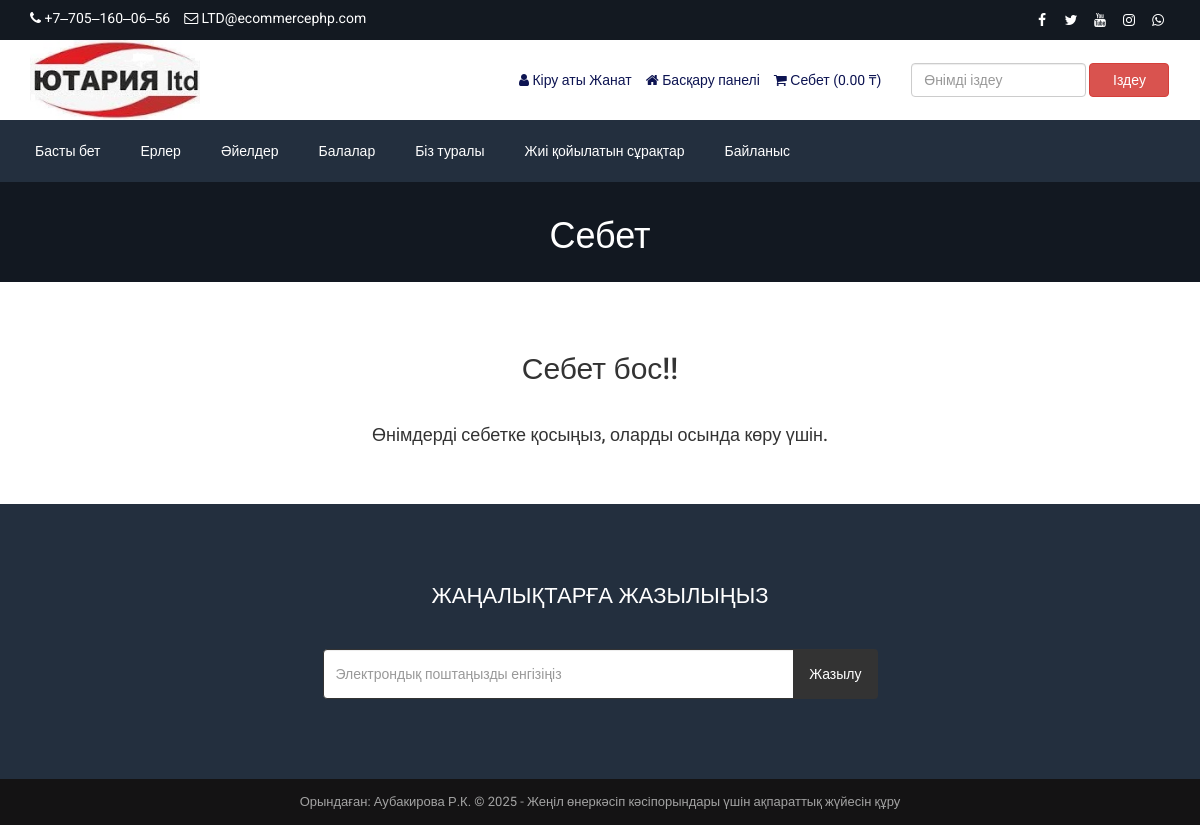
/cart.php (signed in), run on the app's committed database.
### tables this page shows
CREATE TABLE `tbl_settings` (
  `id` int(11) NOT NULL,
  `logo` varchar(255) NOT NULL,
  `favicon` varchar(255) NOT NULL,
  `footer_about` text NOT NULL,
  `footer_copyright` text NOT NULL,
  `contact_address` text NOT NULL,
  `contact_email` varchar(255) NOT NULL,
  `contact_phone` varchar(255) NOT NULL,
  `contact_fax` varchar(255) NOT NULL,
  `contact_map_iframe` text NOT NULL,
  `receive_email` varchar(255) NOT NULL,
  `receive_email_subject` varchar(255) NOT NULL,
  `receive_email_thank_you_message` text NOT NULL,
  `forget_password_message` text NOT NULL,
  `total_recent_post_footer` int(10) NOT NULL,
  `total_popular_post_footer` int(10) NOT NULL,
  `total_recent_post_sidebar` int(11) NOT NULL,
  `total_popular_post_sidebar` int(11) NOT NULL,
  `total_featured_product_home` int(11) NOT NULL,
  `total_latest_product_home` int(11) NOT NULL,
  `total_popular_product_home` int(11) NOT NULL,
  `meta_title_home` text NOT NULL,
  `meta_keyword_home` text NOT NULL,
  `meta_description_home` text NOT NULL,
  `banner_login` varchar(255) NOT NULL,
  `banner_registration` varchar(255) NOT NULL,
  `banner_forget_password` varchar(255) NOT NULL,
  `banner_reset_password` varchar(255) NOT NULL,
  `banner_search` varchar(255) NOT NULL,
  `banner_cart` varchar(255) NOT NULL,
  `banner_checkout` varchar(255) NOT NULL,
  `banner_product_category` varchar(255) NOT NULL,
  `banner_blog` varchar(255) NOT NULL,
  `cta_title` varchar(255) NOT NULL,
  `cta_content` text NOT NULL,
  `cta_read_more_text` varchar(255) NOT NULL,
  `cta_read_more_url` varchar(255) NOT NULL,
  `cta_photo` varchar(255) NOT NULL,
  `featured_product_title` varchar(255) NOT NULL,
  `featured_product_subtitle` varchar(255) NOT NULL,
  `latest_product_title` varchar(255) NOT NULL,
  `latest_product_subtitle` varchar(255) NOT NULL,
  `popular_product_title` varchar(255) NOT NULL,
  `popular_product_subtitle` varchar(255) NOT NULL,
  `testimonial_title` varchar(255) NOT NULL,
  `testimonial_subtitle` varchar(255) NOT NULL,
  `testimonial_photo` varchar(255) NOT NULL,
  `blog_title` varchar(255) NOT NULL,
  `blog_subtitle` varchar(255) NOT NULL,
  `newsletter_text` text NOT NULL,
  `paypal_email` varchar(255) NOT NULL,
  `stripe_public_key` varchar(255) NOT NULL,
  `stripe_secret_key` varchar(255) NOT NULL,
  `bank_detail` text NOT NULL,
  `before_head` text NOT NULL,
  `after_body` text NOT NULL,
  `before_body` text NOT NULL,
  `home_service_on_off` int(11) NOT NULL,
  `home_welcome_on_off` int(11) NOT NULL,
  `home_featured_product_on_off` int(11) NOT NULL,
  `home_latest_product_on_off` int(11) NOT NULL,
  `home_popular_product_on_off` int(11) NOT NULL,
  `home_testimonial_on_off` int(11) NOT NULL,
  `home_blog_on_off` int(11) NOT NULL,
  `newsletter_on_off` int(11) NOT NULL,
  `ads_above_welcome_on_off` int(1) NOT NULL,
  `ads_above_featured_product_on_off` int(1) NOT NULL,
  `ads_above_latest_product_on_off` int(1) NOT NULL,
  `ads_above_popular_product_on_off` int(1) NOT NULL,
  `ads_above_testimonial_on_off` int(1) NOT NULL,
  `ads_category_sidebar_on_off` int(1) NOT NULL
);

CREATE TABLE `tbl_social` (
  `social_id` int(11) NOT NULL,
  `social_name` varchar(30) NOT NULL,
  `social_url` varchar(255) NOT NULL,
  `social_icon` varchar(30) NOT NULL
);

CREATE TABLE `tbl_top_category` (
  `tcat_id` int(11) NOT NULL,
  `tcat_name` varchar(255) NOT NULL,
  `show_on_menu` int(1) NOT NULL
);

### cart.php (the view, shortened to what this page needs)
<?php require_once('header.php'); ?>
<?php
$statement = $pdo->prepare("SELECT * FROM tbl_settings WHERE id=1");
$statement->execute();
$result = $statement->fetchAll(PDO::FETCH_ASSOC);
foreach ($result as $row) {
    $banner_cart = $row['banner_cart'];
}
?>
<div class="page-banner" style="background-image: url(assets/uploads/<?php echo $banner_cart; ?>)">
    <div class="overlay"></div>
    <div class="page-banner-inner">
        <h1><?php echo LANG_VALUE_18; ?></h1>
    </div>
</div>
<div class="page">
    <div class="container">
        <div class="row">
            <div class="col-md-12">
                <?php if(!isset($_SESSION['cart_p_id'])): ?>
                    <?php echo '<h2 class="text-center">Себет бос!!</h2></br>'; ?>
                    <?php echo '<h4 class="text-center">Өнімдерді себетке қосыңыз, оларды осында көру үшін.</h4>'; ?>
                <?php endif; ?>
            </div>
        </div>
    </div>
</div>
<?php require_once('footer.php'); ?>

### header.php (shortened to what this page needs)
<?php
include("admin/inc/config.php");
$statement = $pdo->prepare("SELECT * FROM tbl_settings WHERE id=1");
$statement->execute();
$result = $statement->fetchAll(PDO::FETCH_ASSOC);
foreach ($result as $row)
{
	$logo = $row['logo'];
	$contact_email = $row['contact_email'];
	$contact_phone = $row['contact_phone'];
}
?>
<!DOCTYPE html>
<html lang="en">
<head>
	<link rel="stylesheet" href="assets/css/bootstrap.min.css">
	<link rel="stylesheet" href="assets/css/font-awesome.min.css">
	<link rel="stylesheet" href="assets/css/owl.carousel.min.css">
	<link rel="stylesheet" href="assets/css/owl.theme.default.min.css">
	<link rel="stylesheet" href="assets/css/jquery.bxslider.min.css">
    <link rel="stylesheet" href="assets/css/magnific-popup.css">
    <link rel="stylesheet" href="assets/css/rating.css">
	<link rel="stylesheet" href="assets/css/spacing.css">
	<link rel="stylesheet" href="assets/css/bootstrap-touch-slider.css">
	<link rel="stylesheet" href="assets/css/animate.min.css">
	<link rel="stylesheet" href="assets/css/tree-menu.css">
	<link rel="stylesheet" href="assets/css/select2.min.css">
	<link rel="stylesheet" href="assets/css/main.css">
	<link rel="stylesheet" href="assets/css/responsive.css">
</head>
<body>
<div class="top">
	<div class="container">
		<div class="row">
			<div class="col-md-6 col-sm-6 col-xs-12">
				<div class="left">
					<ul>
						<li><i class="fa fa-phone"></i> <?php echo $contact_phone; ?></li>
						<li><i class="fa fa-envelope-o"></i> <?php echo $contact_email; ?></li>
					</ul>
				</div>
			</div>
			<div class="col-md-6 col-sm-6 col-xs-12">
				<div class="right">
					<ul>
						<?php
						$statement = $pdo->prepare("SELECT * FROM tbl_social");
						$statement->execute();
						$result = $statement->fetchAll(PDO::FETCH_ASSOC);
						foreach ($result as $row) {
							?>
							<?php if($row['social_url'] != ''): ?>
							<li><a href="<?php echo $row['social_url']; ?>"><i class="<?php echo $row['social_icon']; ?>"></i></a></li>
							<?php endif; ?>
							<?php
						}
						?>
					</ul>
				</div>
			</div>
		</div>
	</div>
</div>
<div class="header">
	<div class="container">
		<div class="row inner">
			<div class="col-md-4 logo">
				<a href="index.php"><img src="assets/uploads/<?php echo $logo; ?>" alt="logo image"></a>
			</div>
			<div class="col-md-5 right">
				<ul>
					<?php
					if(isset($_SESSION['customer'])) {
						?>
						<li><i class="fa fa-user"></i> <?php echo LANG_VALUE_13; ?> <?php echo $_SESSION['customer']['cust_name']; ?></li>
						<li><a href="dashboard.php"><i class="fa fa-home"></i> <?php echo LANG_VALUE_89; ?></a></li>
						<?php
					} else {
						?>
						<li><a href="login.php"><i class="fa fa-sign-in"></i> <?php echo LANG_VALUE_9; ?></a></li>
						<li><a href="registration.php"><i class="fa fa-user-plus"></i> <?php echo LANG_VALUE_15; ?></a></li>
						<?php
					}
					?>
					<li><a href="cart.php"><i class="fa fa-shopping-cart"></i> <?php echo LANG_VALUE_18; ?> (<?php
					if(isset($_SESSION['cart_p_id'])) {
						$table_total_price = 0;
						$i=0;
	                    foreach($_SESSION['cart_p_qty'] as $key => $value)
	                    {
	                        $i++;
	                        $arr_cart_p_qty[$i] = $value;
	                    }                    $i=0;
	                    foreach($_SESSION['cart_p_current_price'] as $key => $value)
	                    {
	                        $i++;
	                        $arr_cart_p_current_price[$i] = $value;
	                    }
	                    for($i=1;$i<=count($arr_cart_p_qty);$i++) {
	                    	$row_total_price = $arr_cart_p_current_price[$i]*$arr_cart_p_qty[$i];
	                        $table_total_price = $table_total_price + $row_total_price;
	                    }
						echo $table_total_price;
					} else {
						echo '0.00';
					}
					?>  <?php echo LANG_VALUE_1; ?>)</a></li>
				</ul>
			</div>
			<div class="col-md-3 search-area">
				<form class="navbar-form navbar-left" role="search" action="search-result.php" method="get">
					<div class="form-group">
						<input type="text" class="form-control search-top" placeholder="<?php echo LANG_VALUE_2; ?>" name="search_text">
					</div>
					<button type="submit" class="btn btn-danger"><?php echo LANG_VALUE_3; ?></button>
				</form>
			</div>
		</div>
	</div>
</div>
<div class="nav">
	<div class="container">
		<div class="row">
			<div class="col-md-12 pl_0 pr_0">
				<div class="menu-container">
					<div class="menu">
						<ul>
							<li><a href="index.php">Басты бет</a></li>
							<?php
							$statement = $pdo->prepare("SELECT * FROM tbl_top_category WHERE show_on_menu=1");
							$statement->execute();
							$result = $statement->fetchAll(PDO::FETCH_ASSOC);
							foreach ($result as $row) {
								?>
								<li><a href="product-category.php?id=<?php echo $row['tcat_id']; ?>&type=top-category"><?php echo $row['tcat_name']; ?></a>
								</li>
								<?php
							}
							?>
							<li><a href="about.php">Біз туралы</a></li>
							<li><a href="faq.php">Жиі қойылатын сұрақтар</a></li>
							<li><a href="contact.php">Байланыс</a></li>
						</ul>
					</div>
				</div>
			</div>
		</div>
	</div>
</div>

### footer.php (shortened to what this page needs)
<?php
$statement = $pdo->prepare("SELECT * FROM tbl_settings WHERE id=1");
$statement->execute();
$result = $statement->fetchAll(PDO::FETCH_ASSOC);
foreach ($result as $row)
{
	$footer_copyright = $row['footer_copyright'];
    $newsletter_on_off = $row['newsletter_on_off'];
}
?>
<?php if($newsletter_on_off == 1): ?>
<section class="home-newsletter">
	<div class="container">
		<div class="row">
			<div class="col-md-6 col-md-offset-3">
				<div class="single">
				<form action="" method="post">
					<h2>Жаңалықтарға жазылыңыз</h2>
					<div class="input-group">
						<input type="email" class="form-control" placeholder="Электрондық поштаңызды енгізіңіз" name="email_subscribe">
						<span class="input-group-btn">
						<button class="btn btn-theme" type="submit" name="form_subscribe">Жазылу</button>
						</span>
					</div>
				</div>
			</div>
		</div>
	</div>
</section>
<?php endif; ?>
<div class="footer-bottom">
	<div class="container">
		<div class="row">
			<div class="col-md-12 copyright">
				<?php echo $footer_copyright; ?>
			</div>
		</div>
	</div>
</div>
</body>
</html>

### assets/css/main.css (style rules this page uses)
* { margin: 0; padding: 0; }
body { font-family: "Roboto", sans-serif; font-size: 14px; }
h1, h2, h3, h4, h5, h6 { font-family: "Roboto", sans-serif; }
a { text-decoration: none; }
.top { width: 100%; height: 40px; background: #131921; }
.top .left { float: left; }
.top .left ul { padding-top: 8px; }
.top .left ul li { list-style-type: none; float: left; margin-right: 14px; color: white; }
.top .left ul li i { color: white; }
.top .right { float: right; }
.top .right ul { padding-top: 8px; }
.top .right ul li { list-style-type: none; float: left; margin-left: 5px; }
.top .right ul li a { color: white; width: 24px; height: 24px; line-height: 24px; text-align: center; border-radius: 50%; display: block; transition: all 0.4s ease; }
.header { width: 100%; height: auto; background: #fff; }
.header .inner { height: auto; display: table; }
.header .logo { float: none; display: table-cell; vertical-align: middle; }
.header .logo img { max-width: 100%; height: 80px; }
.header .navbar-form .form-control { width: 300px; }
.header .search-area { float: none; display: table-cell; vertical-align: middle; }
.header .search-area .form-group { width: calc(100% - 84px); }
.header .search-area button { width: 80px; }
.header .search-area form { width: 100%; }
.header .right { float: none; display: table-cell; vertical-align: middle; padding-right: 0; }
.header .right ul { float: right; margin-bottom: 0; }
.header .right ul li { list-style-type: none; float: left; margin-left: 14px; color: #0d1452; }
.header .right ul li a { color: #0d1452; }
.header .navbar-form .search-top { width: 100%; }
.nav { background: #232f3e; }
.menu-container { width: 100%; margin: 0 auto; background: #232f3e; }
.menu-dropdown-icon:before { content: "\f067"; font-family: "FontAwesome"; display: none; cursor: pointer; float: right; padding: 1.5em 2em; background: #fff; color: #333; }
.menu > ul { margin: 0 auto; width: 100%; list-style: none; padding: 0; position: relative; box-sizing: border-box; }
.menu > ul:before, .menu > ul:after { content: ""; display: table; }
.menu > ul:after { clear: both; }
.menu > ul > li { float: left; padding: 0; margin: 0; }
.menu > ul > li a { text-decoration: none; padding: 1.5em 20px; display: block; color: #fff; }
.footer-bottom { width: 100%; height: auto; background: #141314; padding: 14px 0; }
.footer-bottom .copyright { font-size: 13px; color: #a3a3a3; text-align: center; }
.page-banner { width: 100%; height: auto; background-repeat: no-repeat; background-position: center center; -webkit-background-size: cover; background-size: cover; position: relative; padding-top: 15px; padding-bottom: 15px; overflow: hidden; }
.page-banner .overlay { position: absolute; left: 0; top: 0; width: 100%; height: 100%; opacity: 0.7; background: #131921; }
.page-banner h1 { color: #fff; text-align: center; z-index: 999; position: relative; }
.page { width: 100%; height: auto; padding-top: 50px; padding-bottom: 50px; }
.home-newsletter { padding: 80px 0; background: #232f3e; }
.home-newsletter .single { max-width: 650px; margin: 0 auto; text-align: center; position: relative; z-index: 2; }
.home-newsletter .single h2 { font-size: 22px; color: white; text-transform: uppercase; margin-bottom: 40px; margin-top: 0; }
.home-newsletter .single .form-control { height: 50px; border-color: #333; outline: none; }
.home-newsletter .single .btn { min-height: 50px; background: #333; color: #fff; padding-left: 15px; padding-right: 15px; }

### assets/css/responsive.css (style rules this page uses)
@media only screen and (min-width: 992px) { .header .inner { width: 100%; } }
@media only screen and (min-width: 992px) { .header .search-area { padding-right: 0; } }
@media only screen and (min-width: 992px) { .header .search-area form { padding-right: 0; } }
@media only screen and (min-width: 992px) { .header .container { padding-right: 0; } }

### data on the page
tbl_settings: contact_phone "+7‒705‒160‒06‒56", contact_email "LTD@ecommercephp.com", logo (picture), banner_cart (picture), footer_copyright "Орындаған: Аубакирова Р.К. © 2025 - Жеңіл өнеркәсіп кәсіпорындары үшін ақпараттық жүйесін құру"
tbl_top_category: tcat_name "Ерлер"
tbl_top_category: tcat_name "Әйелдер"
tbl_top_category: tcat_name "Балалар"

### other printed values
LANG_VALUE_13 "Кіру аты"
$_SESSION['customer']['cust_name'] "Жанат"
LANG_VALUE_89 "Басқару панелі"
LANG_VALUE_18 "Себет"
LANG_VALUE_1 "₸"
LANG_VALUE_3 "Іздеу"
